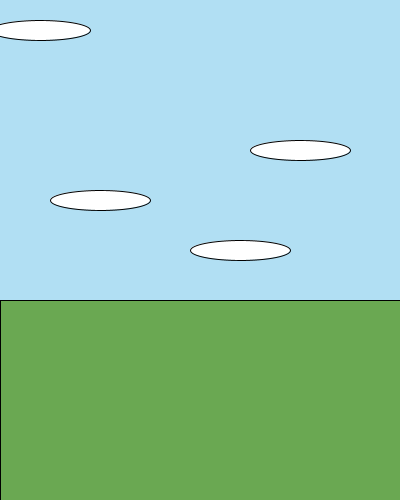
Frame 1 (no input)
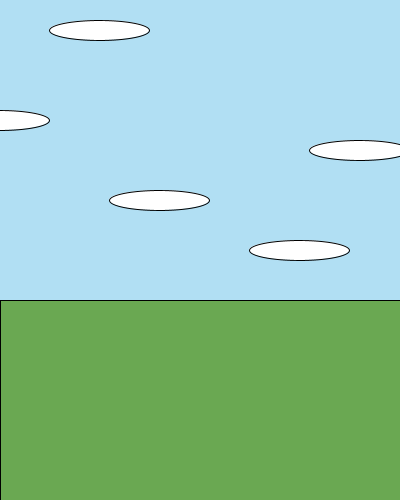
Frame 60 (the mouse pressed at the canvas centre just before this capture)
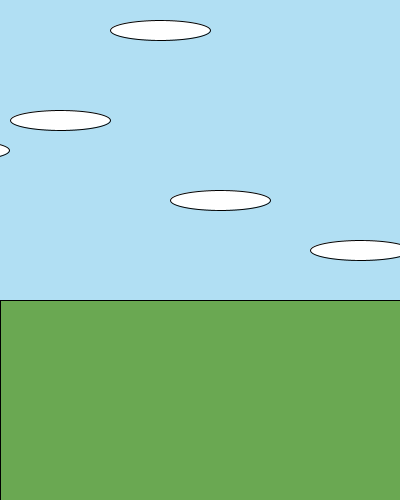
Frame 120 (the mouse held since frame 60 and released just before this capture)

The Processing sketch that drew these frames (run headless with seeded random() and noise(); from frame 60 on, the mouse is pressed at the canvas centre):

// Processing sketch: processing_27387
// ── processing_27387.pde

int x=40;
int h1=300;
int h=150;
int u1= -60;
int u=120;
int f1=240;
int f=250;
int g1=100;
int g=200;

void setup(){
  size(400,500);  
}

void draw(){
  background(177,223,243);
  fill(106,168,82);
  rect(0,300,600,600);
  fill (255);
  ellipse(x,30,100,20);
  if (x < 400)
  {x = x+ 1;} else {x=-60;}
  delay (40); 
  
  ellipse (h1, h, 100,20);
  if (h1 < 400)
  {h1 = h1 +1;} else { h1=-60;}
  ellipse (u1,u,100,20);
  if (u1 < 400)
  {u1 =u1 +1;} else {u1=-60;}
  delay (40);
  ellipse (f1,f,100,20);
  if (f1<400)
  {f1=f1+1;} else {f1=-60;}
  delay (20);
  ellipse (g1,g,100,20);
  if (g1<400)
  {g1=g1+1;} else {g1=-60;}
  delay (40);
} 
void mousePressed () { 
  background (random (160,177), random (100,223),random (230,240));
  fill(random (160,184), random (30,69),random (40,67));
  rect(0,300,600,600);
  fill (random (0,400),122,66);
  ellipse(x,30,100,20);
  if (x < 400)
  {x = x+ 1;} else {x=-60;}
  delay (40);   
  ellipse (h1, h, 100,20);
  if (h1 < 400)
  {h1 = h1 +1;} else { h1=-60;}
  ellipse (u1,u,100,20);
  if (u1 < 400)
  {u1 =u1 +1;} else {u1=-60;}
  delay (40);
  ellipse (f1,f,100,20);
  if (f1<400)
  {f1=f1+1;} else {f1=-60;}
  delay (20);
  ellipse (g1,g,100,20);
  if (g1<400)
  {g1=g1+1;} else {g1=-60;}
  delay (40);    
}

                
                         
        
